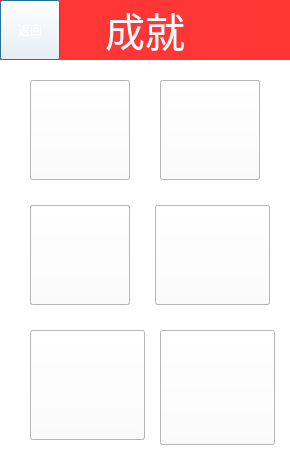
<?xml version="1.0" encoding="UTF-8"?>
<ui version="4.0">
 <class>achivement</class>
 <widget class="QDialog" name="achivement">
  <property name="geometry">
   <rect>
    <x>0</x>
    <y>0</y>
    <width>290</width>
    <height>460</height>
   </rect>
  </property>
  <property name="minimumSize">
   <size>
    <width>290</width>
    <height>460</height>
   </size>
  </property>
  <property name="maximumSize">
   <size>
    <width>290</width>
    <height>460</height>
   </size>
  </property>
  <property name="windowTitle">
   <string>Dialog</string>
  </property>
  <property name="styleSheet">
   <string notr="true">background-color: rgb(255, 255, 255);</string>
  </property>
  <widget class="QWidget" name="verticalWidget" native="true">
   <property name="geometry">
    <rect>
     <x>0</x>
     <y>0</y>
     <width>290</width>
     <height>60</height>
    </rect>
   </property>
   <property name="styleSheet">
    <string notr="true">background-color: rgb(255, 54, 52);</string>
   </property>
   <layout class="QVBoxLayout" name="verticalLayout"/>
  </widget>
  <widget class="QLabel" name="label">
   <property name="geometry">
    <rect>
     <x>45</x>
     <y>0</y>
     <width>200</width>
     <height>60</height>
    </rect>
   </property>
   <property name="minimumSize">
    <size>
     <width>200</width>
     <height>60</height>
    </size>
   </property>
   <property name="maximumSize">
    <size>
     <width>200</width>
     <height>60</height>
    </size>
   </property>
   <property name="font">
    <font>
     <family>Microsoft YaHei</family>
     <pointsize>30</pointsize>
     <weight>50</weight>
     <italic>false</italic>
     <bold>false</bold>
    </font>
   </property>
   <property name="styleSheet">
    <string notr="true">font: 30pt &quot;Microsoft YaHei&quot;;
background-color: rgb(255, 54, 54);</string>
   </property>
   <property name="text">
    <string>&lt;html&gt;&lt;head/&gt;&lt;body&gt;&lt;p&gt;&lt;span style=&quot; color:#fbfbfb;&quot;&gt;成就&lt;/span&gt;&lt;/p&gt;&lt;/body&gt;&lt;/html&gt;</string>
   </property>
   <property name="alignment">
    <set>Qt::AlignCenter</set>
   </property>
  </widget>
  <widget class="QPushButton" name="pushButton">
   <property name="geometry">
    <rect>
     <x>0</x>
     <y>0</y>
     <width>60</width>
     <height>60</height>
    </rect>
   </property>
   <property name="styleSheet">
    <string notr="true">border-image: url(:/new/prefix1/buttonImage/btred.png);
color: rgb(255, 255, 255);
font: 13pt &quot;Microsoft YaHei&quot;;</string>
   </property>
   <property name="text">
    <string>返回</string>
   </property>
  </widget>
  <widget class="QPushButton" name="copper_co">
   <property name="geometry">
    <rect>
     <x>30</x>
     <y>80</y>
     <width>100</width>
     <height>100</height>
    </rect>
   </property>
   <property name="styleSheet">
    <string notr="true">border-image: url(:/honourImage/copper_co.jpg);</string>
   </property>
   <property name="text">
    <string/>
   </property>
  </widget>
  <widget class="QPushButton" name="pt_co">
   <property name="geometry">
    <rect>
     <x>155</x>
     <y>205</y>
     <width>115</width>
     <height>100</height>
    </rect>
   </property>
   <property name="styleSheet">
    <string notr="true">

border-image: url(:/honourImage/pt_co.jpg);</string>
   </property>
   <property name="text">
    <string/>
   </property>
  </widget>
  <widget class="QPushButton" name="diamond_co">
   <property name="geometry">
    <rect>
     <x>30</x>
     <y>330</y>
     <width>115</width>
     <height>110</height>
    </rect>
   </property>
   <property name="styleSheet">
    <string notr="true">border-image: url(:/honourImage/diamond_co.jpg);</string>
   </property>
   <property name="text">
    <string/>
   </property>
  </widget>
  <widget class="QPushButton" name="king_co">
   <property name="geometry">
    <rect>
     <x>160</x>
     <y>330</y>
     <width>115</width>
     <height>115</height>
    </rect>
   </property>
   <property name="styleSheet">
    <string notr="true">border-image: url(:/honourImage/king_co.jpg);</string>
   </property>
   <property name="text">
    <string/>
   </property>
  </widget>
  <widget class="QPushButton" name="sliver_co">
   <property name="geometry">
    <rect>
     <x>160</x>
     <y>80</y>
     <width>100</width>
     <height>100</height>
    </rect>
   </property>
   <property name="styleSheet">
    <string notr="true">border-image: url(:/honourImage/sliver_co.jpg);</string>
   </property>
   <property name="text">
    <string/>
   </property>
  </widget>
  <widget class="QPushButton" name="gold_co">
   <property name="geometry">
    <rect>
     <x>30</x>
     <y>205</y>
     <width>100</width>
     <height>100</height>
    </rect>
   </property>
   <property name="styleSheet">
    <string notr="true">border-image: url(:/honourImage/gold_co.jpg);</string>
   </property>
   <property name="text">
    <string/>
   </property>
  </widget>
  <widget class="QPushButton" name="copper_bw">
   <property name="geometry">
    <rect>
     <x>30</x>
     <y>80</y>
     <width>100</width>
     <height>100</height>
    </rect>
   </property>
   <property name="styleSheet">
    <string notr="true">border-image: url(:/honourImage/copper_bw.jpg);</string>
   </property>
   <property name="text">
    <string/>
   </property>
  </widget>
  <widget class="QPushButton" name="sliver_bw">
   <property name="geometry">
    <rect>
     <x>160</x>
     <y>80</y>
     <width>100</width>
     <height>100</height>
    </rect>
   </property>
   <property name="styleSheet">
    <string notr="true">
border-image: url(:/honourImage/sliver_bw.jpg);</string>
   </property>
   <property name="text">
    <string/>
   </property>
  </widget>
  <widget class="QPushButton" name="gold_bw">
   <property name="geometry">
    <rect>
     <x>30</x>
     <y>205</y>
     <width>100</width>
     <height>100</height>
    </rect>
   </property>
   <property name="styleSheet">
    <string notr="true">border-image: url(:/honourImage/gold_bw.jpg);</string>
   </property>
   <property name="text">
    <string/>
   </property>
  </widget>
  <widget class="QPushButton" name="pt_bw">
   <property name="geometry">
    <rect>
     <x>155</x>
     <y>205</y>
     <width>115</width>
     <height>100</height>
    </rect>
   </property>
   <property name="styleSheet">
    <string notr="true">border-image: url(:/honourImage/pt_bw.jpg);</string>
   </property>
   <property name="text">
    <string/>
   </property>
  </widget>
  <widget class="QPushButton" name="diamond_bw">
   <property name="geometry">
    <rect>
     <x>30</x>
     <y>330</y>
     <width>115</width>
     <height>110</height>
    </rect>
   </property>
   <property name="styleSheet">
    <string notr="true">border-image: url(:/honourImage/diamond_bw.jpg);</string>
   </property>
   <property name="text">
    <string/>
   </property>
  </widget>
  <widget class="QPushButton" name="king_bw">
   <property name="geometry">
    <rect>
     <x>160</x>
     <y>330</y>
     <width>115</width>
     <height>115</height>
    </rect>
   </property>
   <property name="styleSheet">
    <string notr="true">
border-image: url(:/honourImage/king_bw.jpg);</string>
   </property>
   <property name="text">
    <string/>
   </property>
  </widget>
 </widget>
 <resources/>
 <connections/>
</ui>
